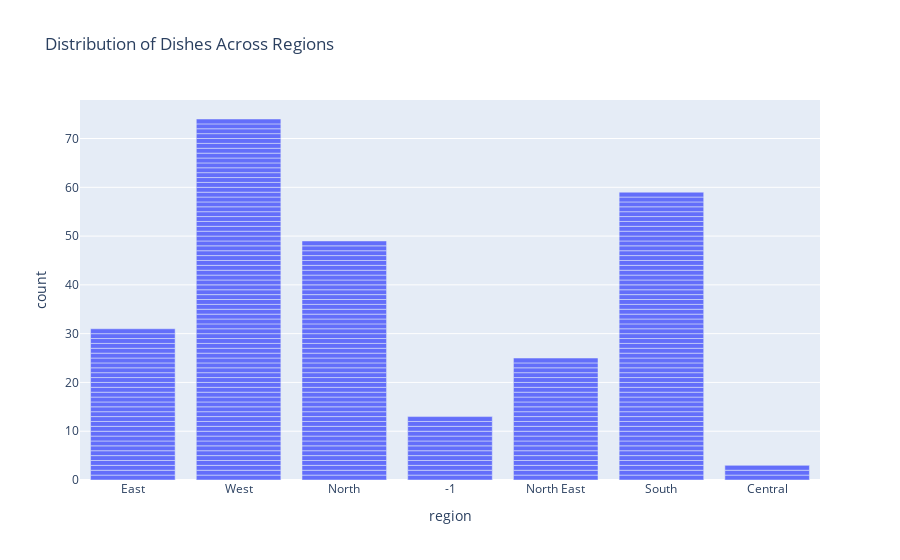

This figure's notebook cell:
### Markdown cell above
## Q2) Explore the distribution of dishes across different regions using a bar chart.

### Code cell
import plotly.express as px
fig = px.bar(food, x='region', title='Distribution of Dishes Across Regions')
fig.show()

### Figure 1 — Plotly figure (JSON) as saved in the notebook; plotly's stock layout.template omitted (floating-point values rounded to 4 significant figures; data arrays with more than 128 entries replaced by an {"elided": "..."} marker saying what was removed)
{"data": [{"alignmentgroup": "True", "hovertemplate": "region=%{x}<br>count=%{y}<extra></extra>", "legendgroup": "", "marker": {"color": "#636efa", "pattern": {"shape": ""}}, "name": "", "offsetgroup": "", "orientation": "v", "showlegend": false, "textposition": "auto", "type": "bar", "x": {"elided": "255 str values"}, "xaxis": "x", "y": {"elided": "255 int values"}, "yaxis": "y"}], "layout": {"barmode": "relative", "legend": {"tracegroupgap": 0}, "title": {"text": "Distribution of Dishes Across Regions"}, "xaxis": {"anchor": "y", "domain": [0, 1], "title": {"text": "region"}}, "yaxis": {"anchor": "x", "domain": [0, 1], "title": {"text": "count"}}}}
